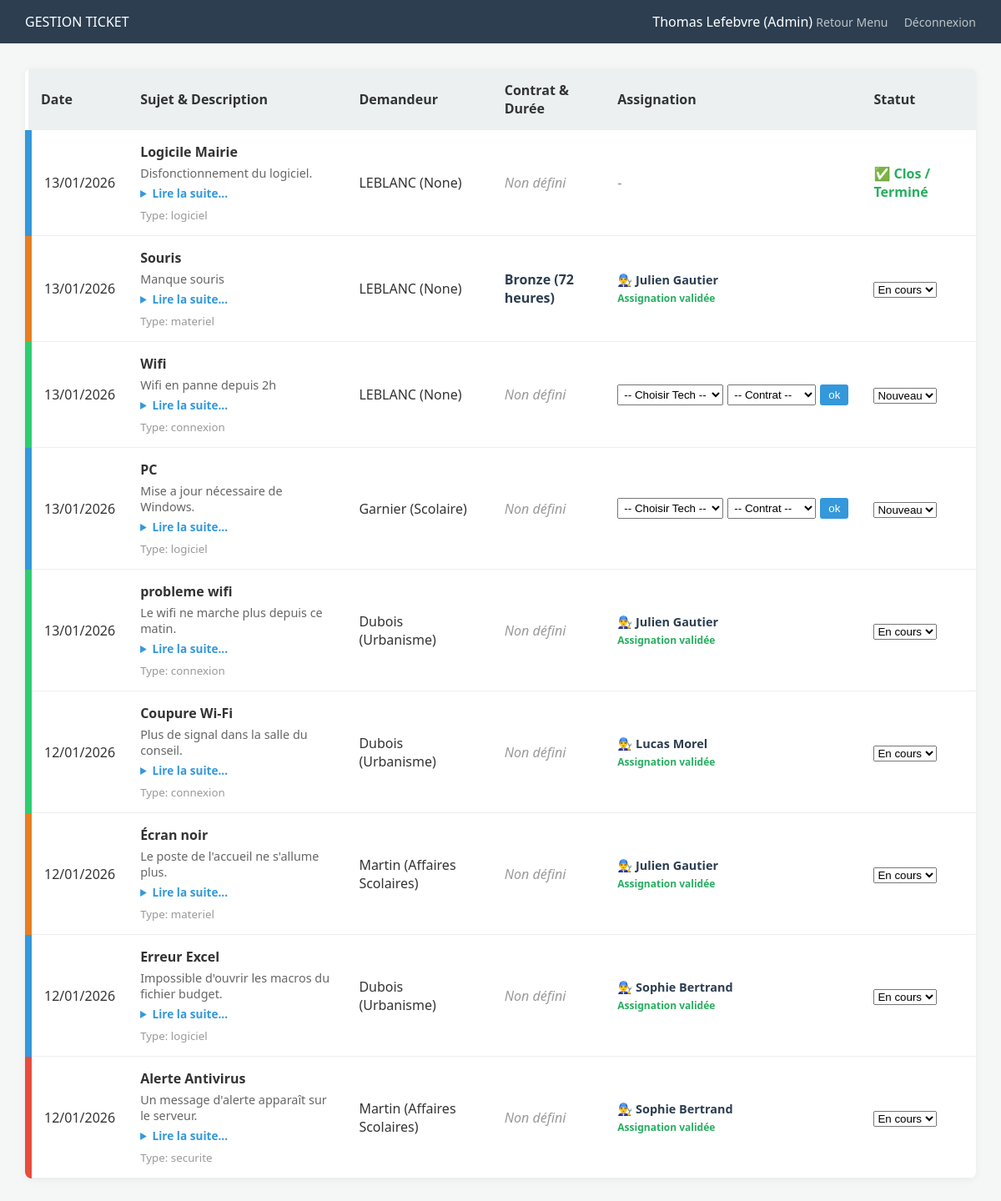
Screenshot of /admin/prestations (signed in) with the database file from the repository.
### tables this page shows
CREATE TABLE usager (
    id INTEGER PRIMARY KEY AUTOINCREMENT,
    nom TEXT NOT NULL,
    prenom TEXT NOT NULL,
    email TEXT NOT NULL UNIQUE,
    mdp TEXT NOT NULL,
    role TEXT, -- Accepté comme NULL maintenant
    service TEXT,
    specialite TEXT,
    mairie_id INTEGER,
    prestataire_id INTEGER
);

CREATE TABLE ticket (
    id INTEGER PRIMARY KEY AUTOINCREMENT,
    titre TEXT NOT NULL,
    description TEXT,
    type_prestation TEXT NOT NULL, -- 'connexion', 'materiel', 'logiciel', 'securite'
    statut TEXT DEFAULT 'Nouveau',
    date_creation DATETIME DEFAULT CURRENT_TIMESTAMP,
    createur_id INTEGER NOT NULL,
    admin_id INTEGER, technicien_id INTEGER, duree TEXT, contrat TEXT,
    FOREIGN KEY (createur_id) REFERENCES "usager_old"(id),
    FOREIGN KEY (admin_id) REFERENCES "usager_old"(id)
);

### app.py (the view)
@app.route('/admin/prestations')
@login_required
def prestations_admin():
    conn = get_db_connection()
    tickets = conn.execute('''
        SELECT t.*,
               strftime('%d/%m/%Y', t.date_creation) as date_formatee,
               u.nom as demandeur,
               u.service,
               tech.prenom as tech_prenom,
               tech.nom as tech_nom
        FROM ticket t
        JOIN usager u ON t.createur_id = u.id
        LEFT JOIN usager tech ON t.technicien_id = tech.id
        ORDER BY t.date_creation DESC
    ''').fetchall()
    techniciens = conn.execute("SELECT id, prenom, nom FROM usager WHERE role = 'technicien' OR role IS NULL").fetchall()
    conn.close()
    return render_template('dashboard_admin.html', tickets=tickets, techniciens=techniciens)

### app.py (called while the page is built)
def get_db_connection():
    conn = sqlite3.connect('mairie.db')
    conn.row_factory = sqlite3.Row
    return conn

@login_manager.user_loader
def load_user(user_id):
    conn = get_db_connection()
    u = conn.execute('SELECT * FROM usager WHERE id = ?', (user_id,)).fetchone()
    conn.close()
    if u:
        return Usager(u['id'], u['nom'], u['prenom'], u['role'], u['mairie_id'])
    return None

### templates/dashboard_admin.html (shortened to what this page needs)
<!DOCTYPE html>
<html>
<head>
    <link rel="stylesheet" href="{{ url_for('static', filename='css/style.css') }}">
</head>
<body>
    <header class="admin-header">
        <div class="logo">GESTION TICKET</div>
        <div class="user-info">
            <span>{{ current_user.prenom }} {{ current_user.nom }} (Admin)</span>
            <a href="{{ url_for('menu_admin') }}" class="btn-logout">Retour Menu</a>
            <a href="{{ url_for('logout') }}" class="btn-logout" style="margin-left: 15px;">Déconnexion</a>
        </div>
    </header>
    <div style="padding: 30px;">
        <table>
            <thead>
                <tr>
                    <th>Date</th>
                    <th>Sujet & Description</th>
                    <th>Demandeur</th>
                    <th>Contrat & Durée</th>
                    <th>Assignation</th>
                    <th>Statut</th>
                </tr>
            </thead>
            <tbody>
                {% for ticket in tickets %}
                <tr class="cat-{{ ticket.type_prestation }}">
                    <td>{{ ticket.date_formatee }}</td>
                    <td style="max-width: 350px;">
                        <strong>{{ ticket.titre }}</strong><br>
                        <div class="desc-tronquee">{{ ticket.description }}</div>
                        <details>
                            <summary>Lire la suite...</summary>
                        </details>
                        <small style="color: #999; display: block; margin-top: 8px;">
                            Type: {{ ticket.type_prestation }}
                        </small>
                    </td>
                    <td>{{ ticket.demandeur }} ({{ ticket.service }})</td>
                    <td>
                        {% if ticket.contrat %}
                            <span class="badge-contrat {{ ticket.contrat|lower }}" style="font-weight: bold; color: #2c3e50;">
                                {{ ticket.contrat }} ({{ ticket.duree }})
                            </span>
                        {% else %}
                            <em style="color: #999;">Non défini</em>
                        {% endif %}
                    </td>
                   <td>
    {% if not ticket.contrat and not ticket.technicien_id and ticket.statut != 'Terminé' %}
        <form action="{{ url_for('assigner_ticket', ticket_id=ticket.id) }}" method="POST" style="display: flex; gap: 5px;">
            <select name="technicien_id" required style="padding: 3px;">
                <option value="">-- Choisir Tech --</option>
            </select>
            <select name="contrat" required style="padding: 3px;">
                <option value="">-- Contrat --</option>
            </select>
            <button type="submit" style="cursor:pointer; background:#3498db; color:white; border:none; border-radius:3px; padding: 5px 10px;">ok</button>
        </form>
    {% elif ticket.technicien_id %}
        <div style="color: #2c3e50; font-size: 0.9em;">
            <span style="display:block; margin-bottom: 2px;">👨‍🔧 <strong>{{ ticket.tech_prenom }} {{ ticket.tech_nom }}</strong></span>
            <small style="color: #27ae60; font-weight: bold;">Assignation validée</small>
        </div>
    {% else %}
        <span style="color: #7f8c8d;">-</span>
    {% endif %}
</td>
<td>
                        {% if ticket.statut == 'Terminé' %}
                            <span class="badge-termine" style="color: #27ae60; font-weight: bold;">
                                ✅ Clos / Terminé
                            </span>
                        {% else %}
                            <form action="{{ url_for('update_statut', ticket_id=ticket.id) }}" method="POST" style="display:inline;">
                                <select name="statut" onchange="this.form.submit()">
                                    <option value="Nouveau" {% if ticket.statut == 'Nouveau' %}selected{% endif %}>Nouveau</option>
                                    <option value="En cours" {% if ticket.statut == 'En cours' %}selected{% endif %}>En cours</option>
                                </select>
                            </form>
                        {% endif %}
                    </td>
                </tr>
                {% endfor %}
            </tbody>
        </table>
    </div>
</body>
</html>

### static/css/style.css (style rules this page uses)
:root { --admin-dark: #2c3e50; --admin-blue: #34495e; --mairie-blue: #3498db; --success: #27ae60; --danger: #e74c3c; --warning: #f39c12; --bg-light: #f4f7f6; --text-dark: #333; }
body { font-family: 'Segoe UI', Tahoma, Geneva, Verdana, sans-serif; background-color: var(--bg-light); color: var(--text-dark); margin: 0; }
.admin-header { background: var(--admin-dark); color: white; padding: 15px 30px; display: flex; justify-content: space-between; align-items: center; }
table { width: 100%; background: white; border-collapse: collapse; border-radius: 8px; overflow: hidden; box-shadow: 0 2px 10px rgba(0,0,0,0.05); }
th { background-color: #ecf0f1; padding: 15px; text-align: left; }
td { padding: 15px; border-bottom: 1px solid #eee; }
.btn-logout { color: #bdc3c7; text-decoration: none; font-size: 14px; }
.cat-materiel { border-left: 8px solid #e67e22; }
.cat-logiciel { border-left: 8px solid #3498db; }
.cat-connexion { border-left: 8px solid #2ecc71; }
.cat-securite { border-left: 8px solid #e74c3c; }

### templates/dashboard_admin.html (style rules this page uses)
.desc-tronquee { display: -webkit-box; -webkit-line-clamp: 2; -webkit-box-orient: vertical; overflow: hidden; text-overflow: ellipsis; color: #666; font-size: 0.9em; margin-top: 5px; }
details summary { cursor: pointer; color: #3498db; font-size: 0.85em; font-weight: bold; outline: none; margin-top: 5px; }

### rows the page displays
usager: prenom "Thomas", nom "Lefebvre"
ticket: date_formatee "13/01/2026", titre "Logicile Mairie", description "Disfonctionnement du logiciel.", type_prestation "logiciel", demandeur "LEBLANC", service "None", shows "Non défini", statut "✅ Clos / Terminé"
ticket: date_formatee "13/01/2026", titre "Souris", description "Manque souris", type_prestation "materiel", demandeur "LEBLANC", service "None", contrat "Bronze", duree "72 heures", tech_prenom "Julien", tech_nom "Gautier", statut "En cours"
ticket: date_formatee "13/01/2026", titre "Wifi", description "Wifi en panne depuis 2h", type_prestation "connexion", demandeur "LEBLANC", service "None", shows "Non défini", statut "Nouveau"
ticket: date_formatee "13/01/2026", titre "PC", description "Mise a jour nécessaire de Windows.", type_prestation "logiciel", demandeur "Garnier", service "Scolaire", shows "Non défini", statut "Nouveau"
ticket: date_formatee "13/01/2026", titre "probleme wifi", description "Le wifi ne marche plus depuis ce matin.", type_prestation "connexion", demandeur "Dubois", service "Urbanisme", shows "Non défini", tech_prenom "Julien", tech_nom "Gautier", statut "En cours"
ticket: date_formatee "12/01/2026", titre "Coupure Wi-Fi", description "Plus de signal dans la salle du conseil.", type_prestation "connexion", demandeur "Dubois", service "Urbanisme", shows "Non défini", tech_prenom "Lucas", tech_nom "Morel", statut "En cours"
ticket: date_formatee "12/01/2026", titre "Écran noir", description "Le poste de l'accueil ne s'allume plus.", type_prestation "materiel", demandeur "Martin", service "Affaires Scolaires", shows "Non défini", tech_prenom "Julien", tech_nom "Gautier", statut "En cours"
ticket: date_formatee "12/01/2026", titre "Erreur Excel", description "Impossible d'ouvrir les macros du fichier budget.", type_prestation "logiciel", demandeur "Dubois", service "Urbanisme", shows "Non défini", tech_prenom "Sophie", tech_nom "Bertrand", statut "En cours"
ticket: date_formatee "12/01/2026", titre "Alerte Antivirus", description "Un message d'alerte apparaît sur le serveur.", type_prestation "securite", demandeur "Martin", service "Affaires Scolaires", shows "Non défini", tech_prenom "Sophie", tech_nom "Bertrand", statut "En cours"
